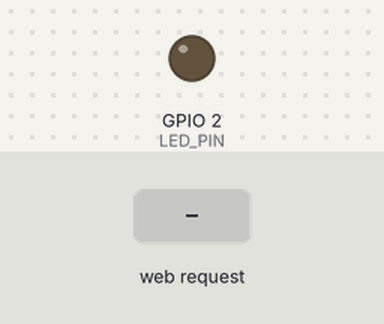
Bench run of a sketch on a simulated ESP32. Shown: output pins drawn as LEDs (lit = HIGH). The inputs (shaded band) are chosen by the test bench. WiFi joins after 1.5 s; servers stay silent unless stated; what the sketch prints to the serial monitor is not drawn.

Above: at 2.7 s.
2.8 s: HTTP request GET /set?pwm=1 received
At 3.4 s:
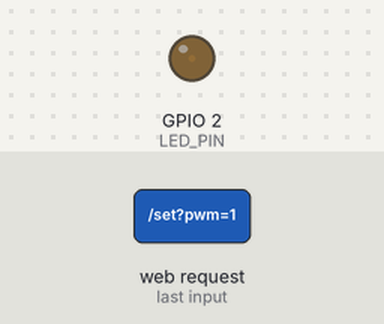
4.3 s: HTTP request GET /set?pwm=120 received
At 4.6 s:
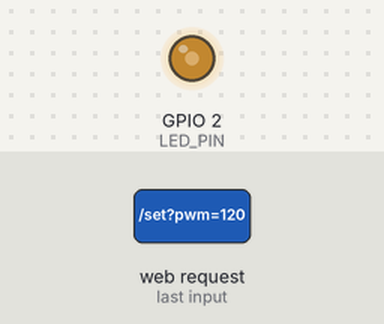
Timing chart, 0 to 7.3 s (numbered marks = the images above; inputs shaded):
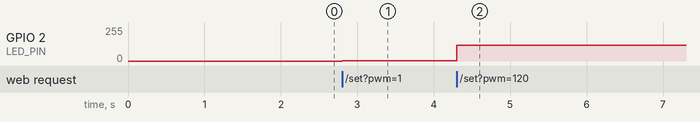

Measured:
- after the input at 2.8 s, GPIO 2 (LED_PIN): 0/255 → 1/255 at once
- after the input at 4.3 s, GPIO 2 (LED_PIN): 1/255 → 120/255 at once

The sketch:

ex07.ino
```cpp
#include <WiFi.h>
#include <WebServer.h>

const char* ssid = "时崎";
const char* password = "000000000";
const int LED_PIN = 2;

// PWM配置
const int PWM_FREQ = 5000;
const int PWM_RES = 8;  // 0~255

WebServer server(80);

// 生成网页，内置滑动条+JS
String makePage(int currentPwm) {
  String html = R"rawliteral(
<!DOCTYPE html>
<html lang="zh-CN">
<head>
  <meta charset="UTF-8">
  <meta name="viewport" content="width=device-width, initial-scale=1.0">
  <title>LED PWM滑动调光</title>
  <style>
    body {font-family:Arial; text-align:center; margin-top:50px;}
    #slider {width: 80%; max-width: 400px; height: 10px;}
    .val {font-size:22px; color:#d32f2f; font-weight:bold;}
  </style>
</head>
<body>
  <h1>PWM滑动条控制LED亮度</h1>
  <p>当前亮度值：<span class="val" id="showVal">)rawliteral" + String(currentPwm) + R"rawliteral(</span></p>
  <!-- 滑动条 0~255 -->
  <input type="range" id="pwmSlider" min="0" max="255" value=")rawliteral" + String(currentPwm) + R"rawliteral(" step="1">

  <script>
    const slider = document.getElementById('pwmSlider');
    const showVal = document.getElementById('showVal');

    // 滑动条变动触发
    slider.addEventListener('input', function(){
      let val = this.value;
      showVal.innerText = val;
      // 异步GET请求发送亮度数值
      fetch(`/set?pwm=${val}`)
        .catch(err => console.log("发送失败:", err));
    });
  </script>
</body>
</html>
)rawliteral";
  return html;
}

// 根页面，读取当前PWM值传入网页
void handleRoot() {
  int nowDuty = ledcRead(LED_PIN);
  server.send(200, "text/html; charset=UTF-8", makePage(nowDuty));
}

// 处理滑动条发来的亮度接口 /set?pwm=数字
void handleSetPWM() {
  int pwmVal = 0;
  // 判断URL是否携带pwm参数
  if (server.hasArg("pwm")) {
    pwmVal = server.arg("pwm").toInt();
    // 限制范围0~255，防止越界
    if (pwmVal < 0) pwmVal = 0;
    if (pwmVal > 255) pwmVal = 255;
    ledcWrite(LED_PIN, pwmVal);
  }
  // 无需跳转，返回空响应
  server.send(200, "text/plain", "ok");
}

void setup() {
  Serial.begin(115200);

  // 新版一次性绑定引脚、频率、分辨率
  ledcAttach(LED_PIN, PWM_FREQ, PWM_RES);
  ledcWrite(LED_PIN, 0); // 初始熄灭

  // WiFi连接
  WiFi.begin(ssid, password);
  Serial.print("连接WiFi");
  while (WiFi.status() != WL_CONNECTED) {
    delay(500);
    Serial.print(".");
  }
  Serial.println("\nWiFi连接成功");
  Serial.print("网页地址：http://");
  Serial.println(WiFi.localIP());

  // 绑定路由
  server.on("/", handleRoot);
  server.on("/set", handleSetPWM);
  server.begin();
}

void loop() {
  server.handleClient();
}
```
